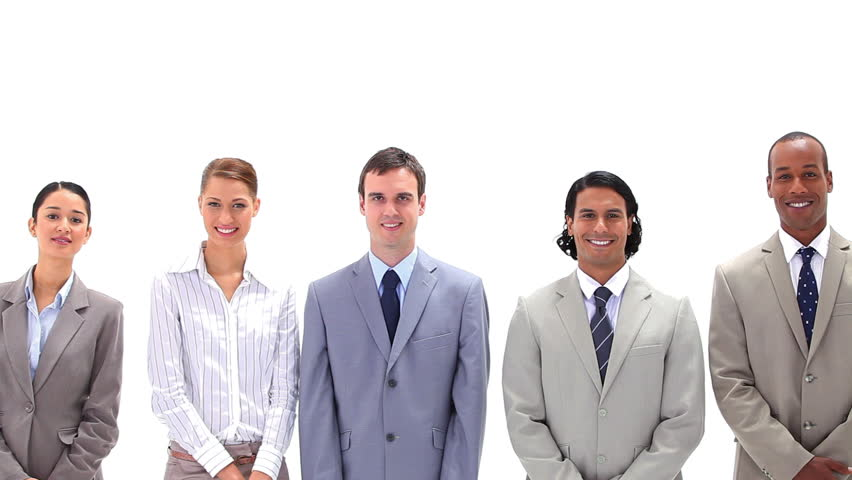
#> input picture Lab/Prog15/3.jpg, 852 x 480 px
$ python prg15.py
#> lines starting #> are read from the running program, lines starting #| are printed output that depends on the picture
''' Program to perform histogram equilisation '''

import numpy as np
import cv2

file  = input('Enter the name of the file')
#> the answer given: 3.jpg
img = cv2.imread(file,0)
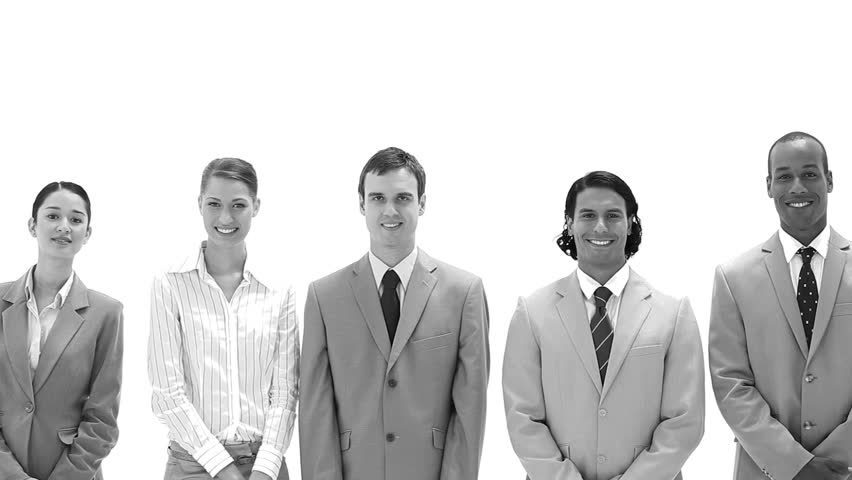
#> img: shape (480, 852); min 0, max 255, mean 207.8

dft = cv2.dft(np.float32(img),flags = cv2.DFT_COMPLEX_OUTPUT)
dft_shift = np.fft.fftshift(dft)
magnitude_spectrum = 20*np.log(cv2.magnitude(dft_shift[:,:,0],dft_shift[:,:,1]))
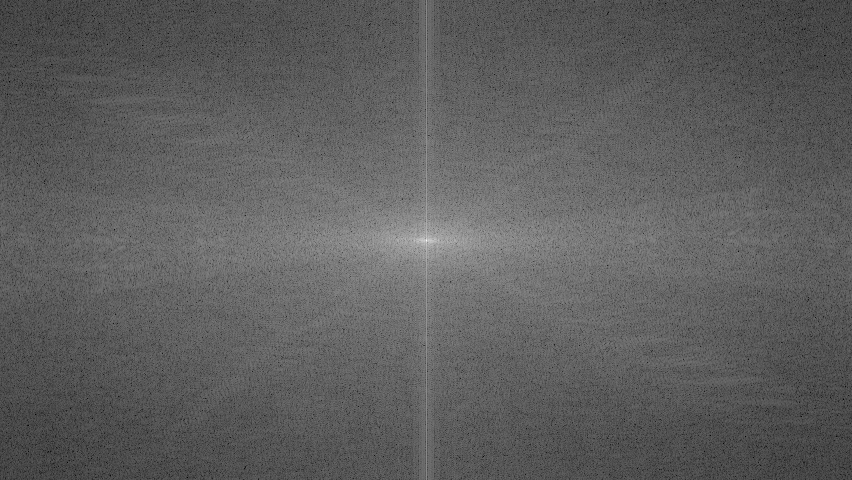
#> magnitude_spectrum: shape (480, 852) float32; min 38.68, max 365.2, mean 159.6; drawn with min black and max white

cv2.imwrite('fft.jpg',magnitude_spectrum)
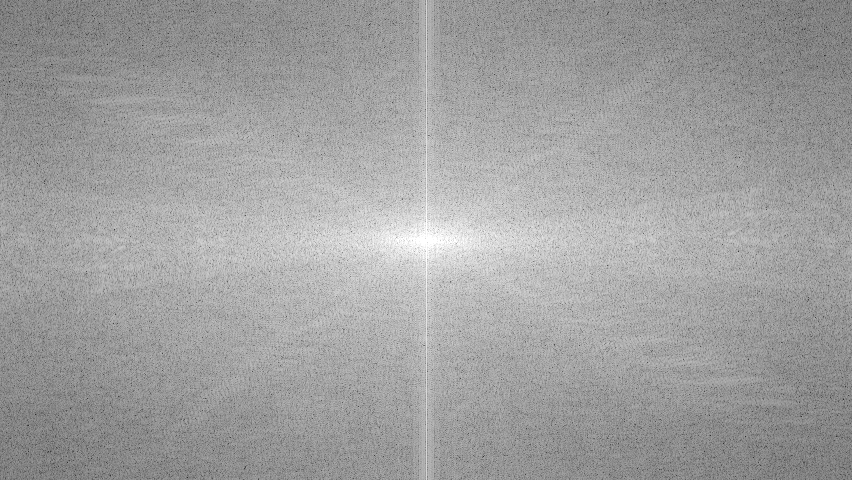
#> saved as fft.jpg: shape (480, 852); min 39, max 255, mean 159.5
